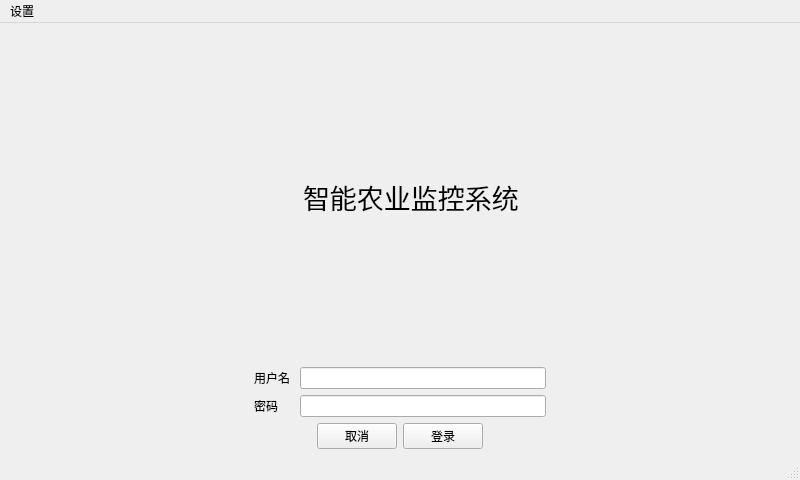
<?xml version="1.0" encoding="UTF-8"?>
<ui version="4.0">
 <class>iams</class>
 <widget class="QMainWindow" name="iams">
  <property name="geometry">
   <rect>
    <x>0</x>
    <y>0</y>
    <width>800</width>
    <height>480</height>
   </rect>
  </property>
  <property name="maximumSize">
   <size>
    <width>800</width>
    <height>480</height>
   </size>
  </property>
  <property name="baseSize">
   <size>
    <width>800</width>
    <height>480</height>
   </size>
  </property>
  <property name="windowTitle">
   <string>iams</string>
  </property>
  <property name="layoutDirection">
   <enum>Qt::LeftToRight</enum>
  </property>
  <widget class="QWidget" name="centralwidget">
   <property name="enabled">
    <bool>true</bool>
   </property>
   <property name="sizePolicy">
    <sizepolicy hsizetype="Preferred" vsizetype="Preferred">
     <horstretch>0</horstretch>
     <verstretch>0</verstretch>
    </sizepolicy>
   </property>
   <property name="maximumSize">
    <size>
     <width>800</width>
     <height>480</height>
    </size>
   </property>
   <property name="layoutDirection">
    <enum>Qt::LeftToRight</enum>
   </property>
   <property name="autoFillBackground">
    <bool>false</bool>
   </property>
   <layout class="QVBoxLayout" name="verticalLayout">
    <item>
     <layout class="QHBoxLayout" name="header">
      <property name="sizeConstraint">
       <enum>QLayout::SetDefaultConstraint</enum>
      </property>
      <item>
       <spacer name="horizontalSpacer">
        <property name="orientation">
         <enum>Qt::Horizontal</enum>
        </property>
        <property name="sizeHint" stdset="0">
         <size>
          <width>40</width>
          <height>20</height>
         </size>
        </property>
       </spacer>
      </item>
      <item>
       <widget class="QLabel" name="titleIcon">
        <property name="maximumSize">
         <size>
          <width>68</width>
          <height>80</height>
         </size>
        </property>
        <property name="font">
         <font>
          <pointsize>20</pointsize>
         </font>
        </property>
        <property name="autoFillBackground">
         <bool>false</bool>
        </property>
        <property name="text">
         <string/>
        </property>
        <property name="pixmap">
         <pixmap resource="../../pic.qrc">:/pic/PepiconsPrintCellphoneEye.png</pixmap>
        </property>
        <property name="scaledContents">
         <bool>true</bool>
        </property>
       </widget>
      </item>
      <item>
       <widget class="QLabel" name="titleLabel">
        <property name="sizePolicy">
         <sizepolicy hsizetype="Preferred" vsizetype="Preferred">
          <horstretch>0</horstretch>
          <verstretch>0</verstretch>
         </sizepolicy>
        </property>
        <property name="font">
         <font>
          <pointsize>20</pointsize>
         </font>
        </property>
        <property name="text">
         <string>智能农业监控系统</string>
        </property>
       </widget>
      </item>
      <item>
       <spacer name="horizontalSpacer_2">
        <property name="orientation">
         <enum>Qt::Horizontal</enum>
        </property>
        <property name="sizeHint" stdset="0">
         <size>
          <width>40</width>
          <height>20</height>
         </size>
        </property>
       </spacer>
      </item>
     </layout>
    </item>
    <item>
     <layout class="QHBoxLayout" name="username">
      <item>
       <spacer name="horizontalSpacer_3">
        <property name="orientation">
         <enum>Qt::Horizontal</enum>
        </property>
        <property name="sizeHint" stdset="0">
         <size>
          <width>40</width>
          <height>20</height>
         </size>
        </property>
       </spacer>
      </item>
      <item>
       <widget class="QLabel" name="usernameLabel">
        <property name="minimumSize">
         <size>
          <width>40</width>
          <height>0</height>
         </size>
        </property>
        <property name="text">
         <string>用户名</string>
        </property>
       </widget>
      </item>
      <item>
       <widget class="QLineEdit" name="usernameLineEdit">
        <property name="echoMode">
         <enum>QLineEdit::Normal</enum>
        </property>
       </widget>
      </item>
      <item>
       <spacer name="horizontalSpacer_5">
        <property name="orientation">
         <enum>Qt::Horizontal</enum>
        </property>
        <property name="sizeHint" stdset="0">
         <size>
          <width>40</width>
          <height>20</height>
         </size>
        </property>
       </spacer>
      </item>
     </layout>
    </item>
    <item>
     <layout class="QHBoxLayout" name="password">
      <item>
       <spacer name="horizontalSpacer_4">
        <property name="orientation">
         <enum>Qt::Horizontal</enum>
        </property>
        <property name="sizeHint" stdset="0">
         <size>
          <width>40</width>
          <height>20</height>
         </size>
        </property>
       </spacer>
      </item>
      <item>
       <widget class="QLabel" name="passwordLabel">
        <property name="minimumSize">
         <size>
          <width>40</width>
          <height>0</height>
         </size>
        </property>
        <property name="text">
         <string>密码</string>
        </property>
       </widget>
      </item>
      <item>
       <widget class="QLineEdit" name="passwordLineEdit">
        <property name="echoMode">
         <enum>QLineEdit::PasswordEchoOnEdit</enum>
        </property>
       </widget>
      </item>
      <item>
       <spacer name="horizontalSpacer_6">
        <property name="orientation">
         <enum>Qt::Horizontal</enum>
        </property>
        <property name="sizeHint" stdset="0">
         <size>
          <width>40</width>
          <height>20</height>
         </size>
        </property>
       </spacer>
      </item>
     </layout>
    </item>
    <item>
     <layout class="QHBoxLayout" name="operationBar">
      <item>
       <spacer name="horizontalSpacer_7">
        <property name="orientation">
         <enum>Qt::Horizontal</enum>
        </property>
        <property name="sizeHint" stdset="0">
         <size>
          <width>40</width>
          <height>20</height>
         </size>
        </property>
       </spacer>
      </item>
      <item>
       <widget class="QPushButton" name="cancel">
        <property name="text">
         <string>取消</string>
        </property>
       </widget>
      </item>
      <item>
       <widget class="QPushButton" name="login">
        <property name="text">
         <string>登录</string>
        </property>
       </widget>
      </item>
      <item>
       <spacer name="horizontalSpacer_8">
        <property name="orientation">
         <enum>Qt::Horizontal</enum>
        </property>
        <property name="sizeHint" stdset="0">
         <size>
          <width>40</width>
          <height>20</height>
         </size>
        </property>
       </spacer>
      </item>
     </layout>
    </item>
   </layout>
  </widget>
  <widget class="QMenuBar" name="menubar">
   <property name="geometry">
    <rect>
     <x>0</x>
     <y>0</y>
     <width>800</width>
     <height>21</height>
    </rect>
   </property>
   <widget class="QMenu" name="menuiams">
    <property name="enabled">
     <bool>true</bool>
    </property>
    <property name="title">
     <string>设置</string>
    </property>
   </widget>
   <addaction name="menuiams"/>
  </widget>
  <widget class="QStatusBar" name="statusbar"/>
 </widget>
 <resources>
  <include location="../../pic.qrc"/>
 </resources>
 <connections/>
</ui>
